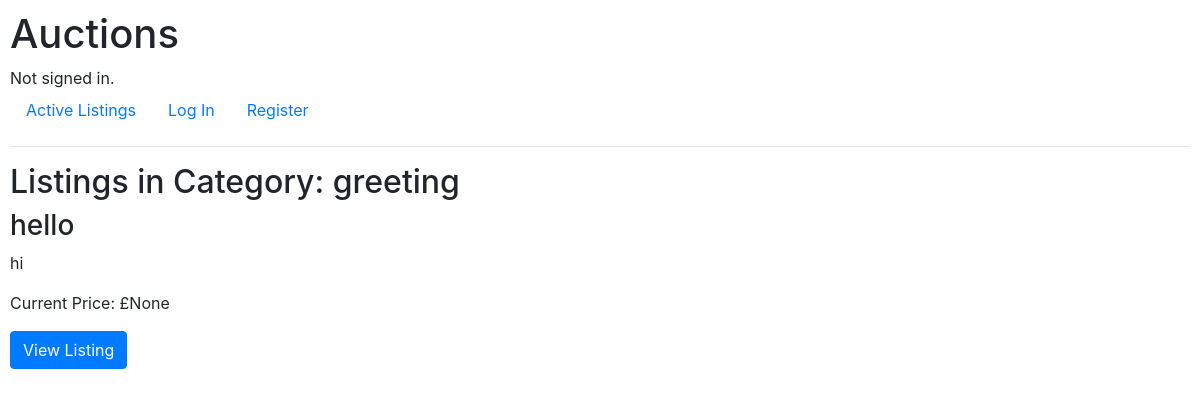
The page /categories/1/ on the database its author committed.
### auctions/models.py (models this page shows, shortened)
class Category(models.Model):
    category_name = models.CharField(max_length=100)

class AuctionListing(models.Model):
    title = models.CharField(max_length=64)
    description = models.CharField(max_length=100)
    starting_bid = models.DecimalField(max_digits=10, decimal_places=2)
    current_price = models.DecimalField(max_digits=10, decimal_places=2, blank=True, null=True)
    image_url = models.URLField(blank=True)
    category = models.CharField(max_length=64, blank=True)
    is_active = models.BooleanField(default=True)
    winner = models.ForeignKey(User, on_delete=models.SET_NULL, related_name="auctions_won", null=True, blank=True)
    seller = models.ForeignKey(User, on_delete=models.CASCADE, related_name="listings")
    watchlist = models.ManyToManyField(User, related_name="listing_watchlist")
    category = models.ForeignKey(Category, on_delete=models.CASCADE, related_name="listings")

### auctions/views.py (the view)
# urls.py: path("categories/<int:category_id>/", views.category_listings, name="category_listings"),
def category_listings(request, category_id):
    category = get_object_or_404(Category, pk=category_id)
    active_listings = AuctionListing.objects.filter(category=category, is_active=True)
    return render(request, "auctions/category_listings.html", {
        "category": category,
        "listings": active_listings
    })

### auctions/templates/auctions/category_listings.html (shortened to what this page needs)
{% extends "auctions/layout.html" %}
{% block body %}
<h2>Listings in Category: {{ category.category_name }}</h2>
{% if listings %}
    <div class="listings">
        {% for listing in listings %}
            <div class="listing-item">
                <h3>{{ listing.title }}</h3>
                <p>{{ listing.description }}</p>
                <p>Current Price: £{{ listing.current_price }}</p>
                <a href="{% url 'listing' listing.id %}" class="btn btn-primary">View Listing</a>
            </div>
        {% endfor %}
    </div>
{% else %}
    <p>No active listings in this category.</p>
{% endif %}
{% endblock %}

### auctions/static/auctions/styles.css (style rules this page uses)
body { padding: 10px; }

### rows shown on the page
Category: category_name "greeting"
AuctionListing: title "hello", description "hi", current_price "None"
